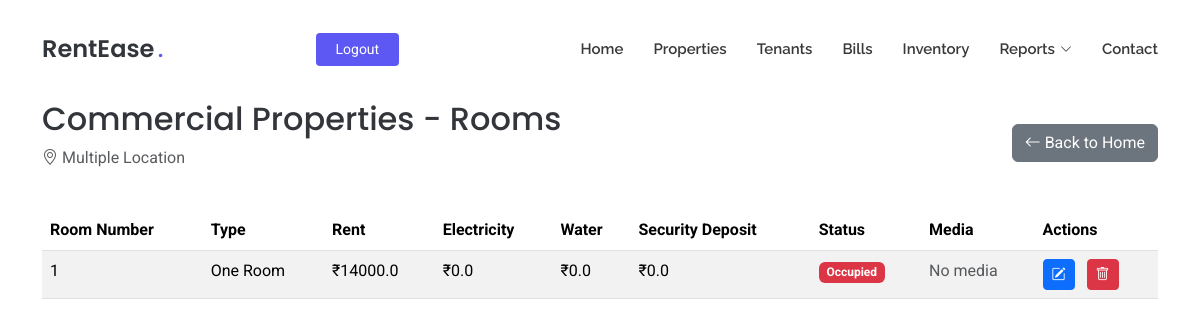
/view-rooms/11 (signed in), run on an earlier commit of the app's database.
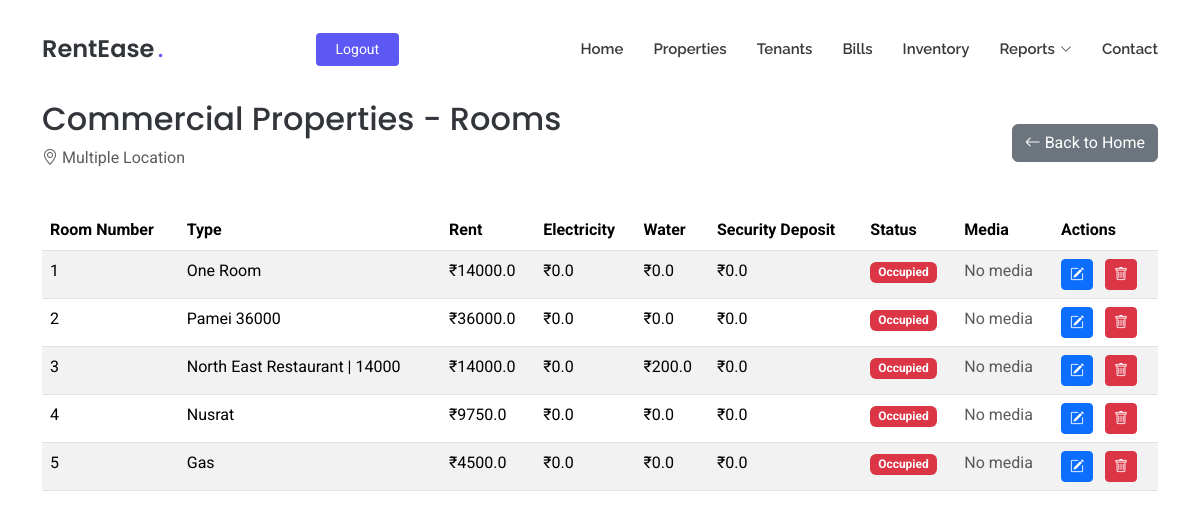
And on a later commit of the database.
### tables this page shows
CREATE TABLE properties
                 (id INTEGER PRIMARY KEY AUTOINCREMENT,
                  name TEXT NOT NULL,
                  address TEXT NOT NULL,
                  user_id INTEGER NOT NULL,
                  FOREIGN KEY (user_id) REFERENCES users (id));

CREATE TABLE tenants
                 (id INTEGER PRIMARY KEY AUTOINCREMENT,
                  name TEXT NOT NULL,
                  property_id INTEGER NOT NULL,
                  room_id INTEGER NOT NULL,
                  phone_number TEXT NOT NULL,
                  move_in_date DATE NOT NULL,
                  police_verification TEXT, email TEXT, move_out_date DATE,
                  FOREIGN KEY (property_id) REFERENCES properties (id),
                  FOREIGN KEY (room_id) REFERENCES rooms (id));

CREATE TABLE rooms
                 (id INTEGER PRIMARY KEY AUTOINCREMENT,
                  property_id INTEGER NOT NULL,
                  room_config_id INTEGER NOT NULL,
                  room_number INTEGER NOT NULL, media_url TEXT, is_available BOOLEAN DEFAULT TRUE,
                  FOREIGN KEY (property_id) REFERENCES properties (id),
                  FOREIGN KEY (room_config_id) REFERENCES room_configurations (id));

CREATE TABLE room_configurations
                 (id INTEGER PRIMARY KEY AUTOINCREMENT,
                  property_id INTEGER NOT NULL,
                  room_type TEXT NOT NULL,
                  room_count INTEGER NOT NULL,
                  rent REAL NOT NULL,
                  electricity_charge REAL NOT NULL,
                  water_charge REAL NOT NULL,
                  security_deposit REAL NOT NULL,
                  FOREIGN KEY (property_id) REFERENCES properties (id));

### app/routes.py (the view)
@app.route('/view-rooms/<int:property_id>')
def view_rooms(property_id):
    if 'user_id' not in session:
        flash('Please login to access this page', 'warning')
        return redirect(url_for('login'))
    conn = get_db()
    c = conn.cursor()
    property_data = c.execute('''
        SELECT * FROM properties
        WHERE id = ? AND user_id = ?
    ''', (property_id, session['user_id'])).fetchone()
    if not property_data:
        conn.close()
        flash('Property not found or unauthorized', 'danger')
        return redirect(url_for('list_properties'))
    rooms = c.execute('''
        SELECT r.*, rc.*,
               t.name as current_tenant_name,
               t.move_in_date as tenant_move_in_date,
               t.move_out_date as tenant_move_out_date,
               r.is_available
        FROM rooms r
        LEFT JOIN room_configurations rc ON r.room_config_id = rc.id
        LEFT JOIN tenants t ON r.id = t.room_id AND t.move_out_date IS NULL
        WHERE r.property_id = ?
        ORDER BY r.room_number
    ''', (property_id,)).fetchall()
    formatted_rooms = []
    for room in rooms:
        formatted_room = {
            'id': room['id'],
            'room_number': room['room_number'],
            'room_type': room['room_type'],
            'rent': room['rent'],
            'electricity_charge': room['electricity_charge'],
            'water_charge': room['water_charge'],
            'security_deposit': room['security_deposit'],
            'is_occupied': not room['is_available'],
            'current_tenant': {
                'name': room['current_tenant_name'],
                'move_in_date': room['tenant_move_in_date'],
                'move_out_date': room['tenant_move_out_date']
            } if room['current_tenant_name'] else None
        }
        formatted_rooms.append(formatted_room)
    conn.close()
    return render_template('view_rooms.html', property=property_data, rooms=formatted_rooms)

### app/routes.py (called while the page is built)
def get_db():
    conn = sqlite3.connect('rentease.db')
    conn.row_factory = sqlite3.Row
    return conn

### app/templates/view_rooms.html (shortened to what this page needs)
<!DOCTYPE html>
<html lang="en">
<head>
  <link href="{{ url_for('static', filename='assets/vendor/bootstrap/css/bootstrap.min.css') }}" rel="stylesheet">
  <link href="{{ url_for('static', filename='assets/vendor/bootstrap-icons/bootstrap-icons.css') }}" rel="stylesheet">
  <link href="{{ url_for('static', filename='assets/vendor/aos/aos.css') }}" rel="stylesheet">
  <link href="{{ url_for('static', filename='assets/css/main.css') }}" rel="stylesheet">
</head>
<body class="index-page">
  <header id="header" class="header d-flex align-items-center fixed-top">
    <div class="container position-relative d-flex align-items-center justify-content-between">
      <a href="{{ url_for('index') }}" class="logo d-flex align-items-center me-auto me-xl-0">
        <h1 class="sitename">RentEase</h1><span>.</span>
      </a>
      <nav id="navmenu" class="navmenu">
        <ul>
          <li><a href="{{ url_for('index') }}#hero">Home</a></li>
          <li><a href="{{ url_for('index') }}#properties">Properties</a></li>
          <li><a href="{{ url_for('index') }}#tenants">Tenants</a></li>
          <li><a href="{{ url_for('index') }}#bills">Bills</a></li>
          <li><a href="{{ url_for('index') }}#inventory">Inventory</a></li>
          <li class="dropdown">
            <a href="#"><span>Reports</span> <i class="bi bi-chevron-down toggle-dropdown"></i></a>
          </li>
          <li><a href="{{ url_for('index') }}#contact">Contact</a></li>
        </ul>
      </nav>
      {% if session.get('user_id') %}
        <a class="btn-getstarted" href="{{ url_for('logout') }}">Logout</a>
      {% else %}
        <a class="btn-getstarted me-1" href="{{ url_for('login') }}">Login</a>
        <a class="btn-getstarted" href="{{ url_for('register') }}">Register</a>
      {% endif %}
    </div>
  </header>
  <main class="main" style="margin-top: 100px;">
    <div class="container mt-5">
      <div class="d-flex justify-content-between align-items-center mb-4">
        <div>
          <h2>{{ property[1] }} - Rooms</h2>
          <p class="text-muted"><i class="bi bi-geo-alt"></i> {{ property[2] }}</p>
        </div>
        {% if source == 'properties' %}
        <a href="{{ url_for('my_properties') }}" class="btn btn-secondary">
          <i class="bi bi-arrow-left"></i> Back to Properties
        </a>
        {% else %}
        <a href="{{ url_for('index') }}" class="btn btn-secondary">
          <i class="bi bi-arrow-left"></i> Back to Home
        </a>
        {% endif %}
      </div>
      <div class="table-responsive">
        <table class="table table-striped table-hover">
          <thead>
            <tr>
              <th>Room Number</th>
              <th>Type</th>
              <th>Rent</th>
              <th>Electricity</th>
              <th>Water</th>
              <th>Security Deposit</th>
              <th>Status</th>
              <th>Media</th>
              <th>Actions</th>
            </tr>
          </thead>
          <tbody>
            {% for room in rooms %}
            <tr>
              <td>{{ room.room_number }}</td>
              <td>{{ room.room_type|replace('_', ' ')|title }}</td>
              <td>₹{{ room.rent }}</td>
              <td>₹{{ room.electricity_charge }}</td>
              <td>₹{{ room.water_charge }}</td>
              <td>₹{{ room.security_deposit }}</td>
              <td>
                {% if room.is_occupied %}
                  <span class="badge bg-danger">Occupied</span>
                {% else %}
                  <span class="badge bg-success">Available</span>
                {% endif %}
              </td>
              <td>
                {% if room.media_url %}
                  <a href="{{ room.media_url }}" target="_blank" class="btn btn-info btn-sm">
                    <i class="bi bi-camera-video"></i> View Media
                  </a>
                {% else %}
                  <span class="text-muted">No media</span>
                {% endif %}
              </td>
              <td>
                <button type="button" class="btn btn-primary btn-sm me-2" data-bs-toggle="modal" data-bs-target="#editRoomModal{{ room.id }}">
                  <i class="bi bi-pencil-square"></i>
                </button>
                <button type="button" class="btn btn-danger btn-sm" data-bs-toggle="modal" data-bs-target="#deleteRoomModal{{ room.id }}">
                  <i class="bi bi-trash"></i>
                </button>
              </td>
            </tr>
            {% endfor %}
          </tbody>
        </table>
      </div>
    </div>
  </main>
</body>
</html>

### app/static/assets/css/main.css (style rules this page uses)
:root { --default-font: "Roboto", system-ui, -apple-system, "Segoe UI", Roboto, "Helvetica Neue", Arial, "Noto Sans", "Liberation Sans", sans-serif, "Apple Color Emoji", "Segoe UI Emoji", "Segoe UI Symbol", "Noto Color Emoji"; --heading-font: "Poppins", sans-serif; --nav-font: "Raleway", sans-serif; }
:root { --background-color: #ffffff; --default-color: #212529; --heading-color: #32353a; --accent-color: #5d57f4; --surface-color: #ffffff; --contrast-color: #ffffff; }
:root { --nav-color: #3a3939; --nav-hover-color: #5d57f4; --nav-mobile-background-color: #ffffff; --nav-dropdown-background-color: #ffffff; --nav-dropdown-color: #3a3939; --nav-dropdown-hover-color: #5d57f4; }
:root { scroll-behavior: smooth; }
body { color: var(--default-color); background-color: var(--background-color); font-family: var(--default-font); }
a { color: var(--accent-color); text-decoration: none; transition: 0.3s; }
h1, h2, h3, h4, h5, h6 { color: var(--heading-color); font-family: var(--heading-font); }
.header { --background-color: rgba(255, 255, 255, 0); color: var(--default-color); background-color: var(--background-color); padding: 20px 0; transition: all 0.5s; z-index: 997; }
.header .logo { line-height: 1; }
.header .logo h1 { font-size: 24px; margin: 0; font-weight: 600; color: var(--heading-color); }
.header .logo span { color: var(--accent-color); font-size: 24px; font-weight: 600; padding-left: 3px; }
.header .btn-getstarted, .header .btn-getstarted:focus { color: var(--contrast-color); background: var(--accent-color); font-size: 14px; padding: 8px 26px; margin: 0; border-radius: 4px; transition: 0.3s; }
@media (max-width: 1200px) { .header .logo { order: 1; } }
@media (max-width: 1200px) { .header .btn-getstarted { order: 2; margin: 0 15px 0 0; padding: 6px 20px; } }
@media (max-width: 1200px) { .header .navmenu { order: 3; } }
@media (min-width: 1200px) { .navmenu { padding: 0; } }
@media (min-width: 1200px) { .navmenu ul { margin: 0; padding: 0; display: flex; list-style: none; align-items: center; } }
@media (min-width: 1200px) { .navmenu li { position: relative; } }
@media (min-width: 1200px) { .navmenu a, .navmenu a:focus { color: var(--nav-color); padding: 18px 15px; font-size: 15px; font-family: var(--nav-font); font-weight: 600; display: flex; align-items: center; justify-content: space-between; white-space: nowrap; transition: 0.3s; } }
@media (min-width: 1200px) { .navmenu a i, .navmenu a:focus i { font-size: 12px; line-height: 0; margin-left: 5px; transition: 0.3s; } }
@media (min-width: 1200px) { .navmenu li:last-child a { padding-right: 0; } }

What changed in the data, as far as the page shows it:
added tenants: room_number "2", room_type "Pamei 36000", rent "36000.0", electricity_charge "0.0", water_charge "0.0", security_deposit "0.0"
added tenants: room_number "3", room_type "North East Restaurant | 14000", rent "14000.0", electricity_charge "0.0", water_charge "200.0", security_deposit "0.0"
added tenants: room_number "4", room_type "Nusrat", rent "9750.0", electricity_charge "0.0", water_charge "0.0", security_deposit "0.0"
added tenants: room_number "5", room_type "Gas", rent "4500.0", electricity_charge "0.0", water_charge "0.0", security_deposit "0.0"
